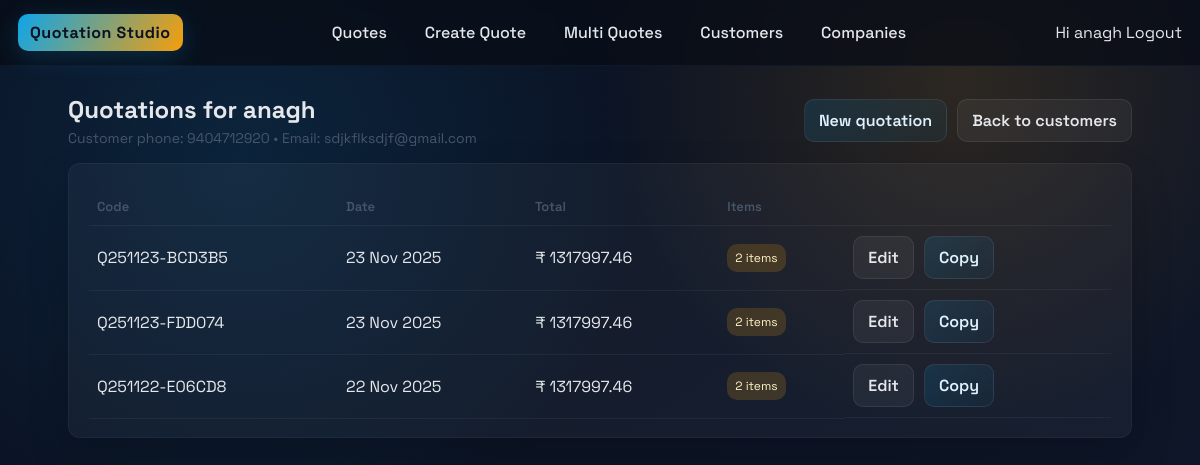
The app's page /customers/6/quotes/ (signed in) with its own data.
### quotation_models/models.py (models this page shows, shortened)
class Buyer(models.Model):
    name = models.CharField(max_length=200)
    phone = models.CharField(max_length=50, blank=True, default="")
    email = models.EmailField(blank=True, null=True)
    address = models.TextField(blank=True, default="")
    gstin = models.CharField(max_length=32, blank=True, default="")
    class Meta:
        app_label = "quotation_models"

class Quotation(models.Model):
    code = models.CharField(max_length=40, unique=True)
    buyer = models.ForeignKey(Buyer, on_delete=models.PROTECT)
    created_by = models.ForeignKey(User, on_delete=models.PROTECT)
    notes = models.TextField(blank=True, default="")
    include_gst = models.BooleanField(default=True)
    currency = models.CharField(max_length=8, default="INR")
    created_at = models.DateTimeField(auto_now_add=True)
    valid_until = models.DateTimeField(null=True, blank=True)
    subtotal = models.DecimalField(max_digits=12, decimal_places=2, default=0)
    tax = models.DecimalField(max_digits=12, decimal_places=2, default=0)
    total = models.DecimalField(max_digits=12, decimal_places=2, default=0)
    class Meta:
        app_label = "quotation_models"

### quotations/views.py (the view)
# urls.py: path("customers/<int:pk>/quotes/", views.buyer_quotes, name="buyer_quotes"),
@login_required
def buyer_quotes(request, pk: int):
    buyer = get_object_or_404(Buyer, pk=pk)
    quotes = Quotation.objects.filter(buyer=buyer, created_by=request.user).order_by("-created_at").prefetch_related("items")
    return render(request, "quotations/buyer_quotes.html", {"buyer": buyer, "quotes": quotes})

### templates/quotations/buyer_quotes.html (shortened to what this page needs)
{% extends "base.html" %}
{% block content %}
<div class="page-header">
    <div>
        <h1 class="page-title">Quotations for {{ buyer.name }}</h1>
        <p class="page-subtitle">Customer phone: {{ buyer.phone }} • Email: {{ buyer.email }}</p>
    </div>
    <div class="actions">
        <a class="btn" href="{% url 'quotations:create' %}?buyer={{ buyer.id }}">New quotation</a>
        <a class="btn-secondary btn" href="{% url 'quotations:buyer_list' %}">Back to customers</a>
    </div>
</div>
<div class="panel">
    <table class="table">
        <thead>
            <tr>
                <th>Code</th>
                <th>Date</th>
                <th>Total</th>
                <th>Items</th>
                <th></th>
            </tr>
        </thead>
        <tbody>
            {% for q in quotes %}
            <tr>
                <td>{{ q.code }}</td>
                <td>{{ q.created_at|date:"d M Y" }}</td>
                <td class="amount-cell">₹ {{ q.total }}</td>
                {% with item_count=q.items.all|length %}
                <td><span class="tag amber">{{ item_count }} item{{ item_count|pluralize }}</span></td>
                {% endwith %}
                <td class="actions">
                    <a class="btn-secondary btn" href="{% url 'quotations:edit' q.id %}">Edit</a>
                    <a class="btn btn" href="{% url 'quotations:copy' q.id %}">Copy</a>
                </td>
            </tr>
            {% empty %}
            <tr><td colspan="5" class="empty">No quotations for this customer yet.</td></tr>
            {% endfor %}
        </tbody>
    </table>
</div>
{% endblock %}

### templates/base.html (shortened to what this page needs)
{% load static %}
<!DOCTYPE html>
<html lang="en">
<head>
    <link rel="stylesheet" href="{% static 'quotations.css' %}">
</head>
<body>
    <header class="topbar">
        <a class="brand" href="{% url 'quotations:list' %}">Quotation Studio</a>
        <nav class="nav-links">
            <a href="{% url 'quotations:list' %}">Quotes</a>
            <a href="{% url 'quotations:create' %}">Create Quote</a>
            <a href="{% url 'quotations:multi_create' %}">Multi Quotes</a>
            <a href="{% url 'quotations:buyer_list' %}">Customers</a>
            <a href="{% url 'quotations:company_list' %}">Companies</a>
        </nav>
        <div class="user-info">
            {% if user.is_authenticated %}
                <span>Hi {{ user.username }}</span>
                <a href="{% url 'logout' %}">Logout</a>
            {% else %}
                <a href="{% url 'login' %}">Login</a>
            {% endif %}
        </div>
    </header>
    <main class="page-shell">
        {% block content %}{% endblock %}
    </main>
</body>
</html>

### static/quotations.css (style rules this page uses)
:root { --ink: #0f172a; --muted: #475569; --line: #1f2937; --surface: #0b1224; --panel: rgba(255, 255, 255, 0.04); --accent: #0ea5e9; --accent-2: #f59e0b; --success: #22c55e; --danger: #ef4444; --radius: 12px; color-scheme: dark; }
* { box-sizing: border-box; }
body { margin: 0; font-family: 'Space Grotesk', 'Chivo', sans-serif; background: radial-gradient(circle at 20% 20%, rgba(14,165,233,0.12), transparent 35%), radial-gradient(circle at 80% 10%, rgba(245,158,11,0.14), transparent 30%), linear-gradient(145deg, #0b1224, #0b1324 35%, #0f172a); color: #e5e7eb; min-height: 100vh; }
a { color: inherit; text-decoration: none; }
.topbar { display: flex; justify-content: space-between; align-items: center; padding: 14px 18px; border-bottom: 1px solid #111827; background: rgba(8, 12, 22, 0.75); backdrop-filter: blur(6px); position: sticky; top: 0; z-index: 10; }
.brand { font-weight: 700; letter-spacing: 0.5px; padding: 8px 12px; border-radius: 10px; background: linear-gradient(120deg, var(--accent), var(--accent-2)); color: #0b1224; box-shadow: 0 6px 24px rgba(14,165,233,0.2); }
.nav-links { display: flex; gap: 14px; font-weight: 500; }
.nav-links a { padding: 8px 12px; border-radius: 10px; transition: background 0.2s ease, color 0.2s ease; }
.page-shell { padding: 28px 18px 48px; max-width: 1100px; margin: 0 auto; }
.panel { background: var(--panel); border: 1px solid rgba(255,255,255,0.04); border-radius: var(--radius); box-shadow: 0 18px 40px rgba(0,0,0,0.2); padding: 18px 20px; }
.page-header { display: flex; justify-content: space-between; align-items: center; margin-bottom: 16px; gap: 12px; }
.page-title { font-size: 24px; font-weight: 700; margin: 0; }
.page-subtitle { color: var(--muted); margin: 4px 0 0 0; font-size: 14px; }
.btn { display: inline-flex; align-items: center; gap: 6px; padding: 10px 14px; border-radius: 10px; border: 1px solid rgba(255,255,255,0.08); background: linear-gradient(135deg, rgba(14,165,233,0.14), rgba(14,165,233,0.05)); color: #e0f2fe; cursor: pointer; font-weight: 600; transition: transform 0.08s ease, box-shadow 0.2s ease, border-color 0.2s ease; }
.btn-secondary { background: rgba(255,255,255,0.05); color: #e5e7eb; }
.table { width: 100%; border-collapse: collapse; border-spacing: 0; margin-top: 6px; }
.table th, .table td { padding: 10px 8px; border-bottom: 1px solid rgba(255,255,255,0.05); }
.table th { text-align: left; color: var(--muted); font-weight: 600; font-size: 13px; }
.tag { display: inline-flex; align-items: center; gap: 6px; font-size: 12px; padding: 6px 8px; border-radius: 10px; background: rgba(255,255,255,0.05); color: #cbd5e1; }
.tag.amber { background: rgba(245,158,11,0.18); color: #fef3c7; }
.actions { display: flex; gap: 10px; flex-wrap: wrap; }

### records on screen
Buyer: name "anagh", phone "9404712920", email "sdjkflksdjf@gmail.com"
Quotation: code "Q251123-BCD3B5", created_at "23 Nov 2025", total "1317997.46", items "2"
Quotation: code "Q251123-FDD074", created_at "23 Nov 2025", total "1317997.46", items "2"
Quotation: code "Q251122-E06CD8", created_at "22 Nov 2025", total "1317997.46", items "2"

### other values on screen
{{ user.username }} "anagh"
